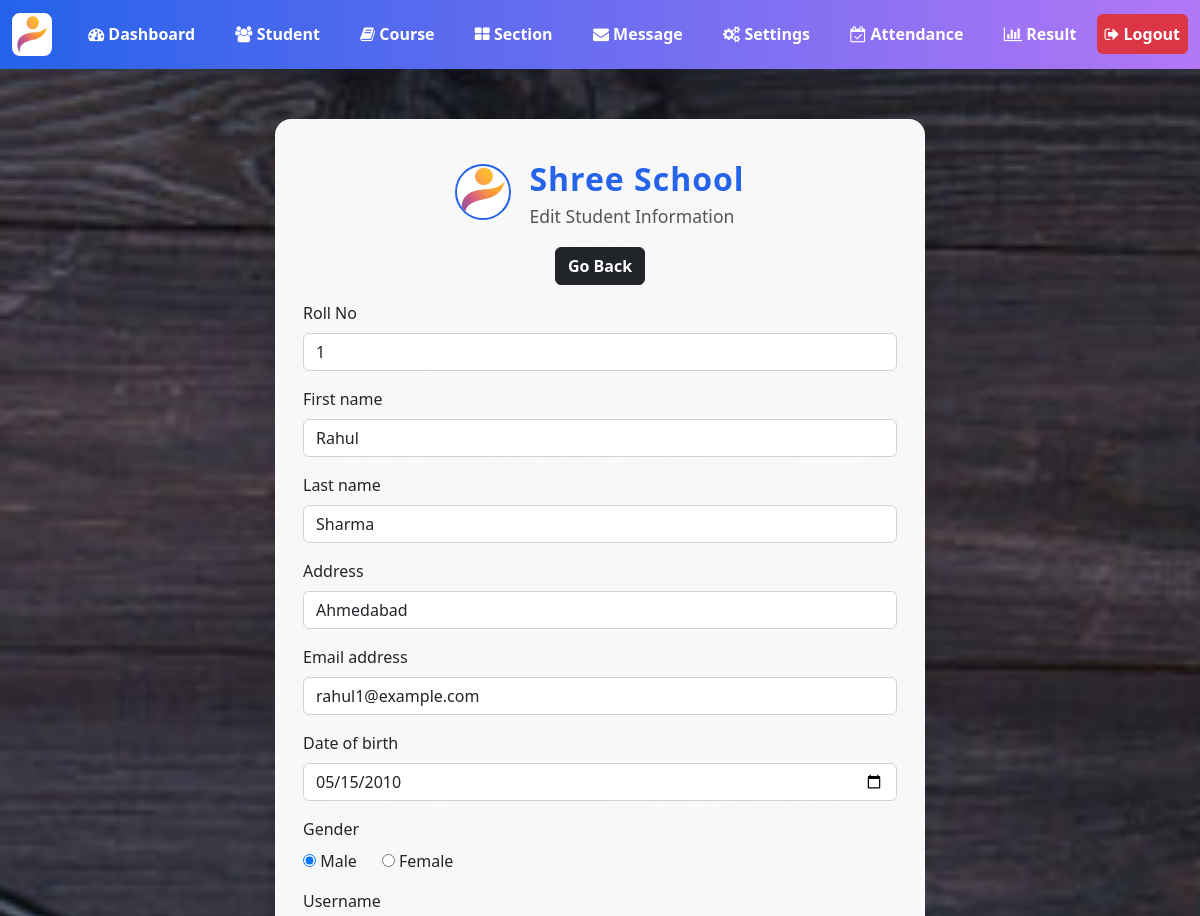
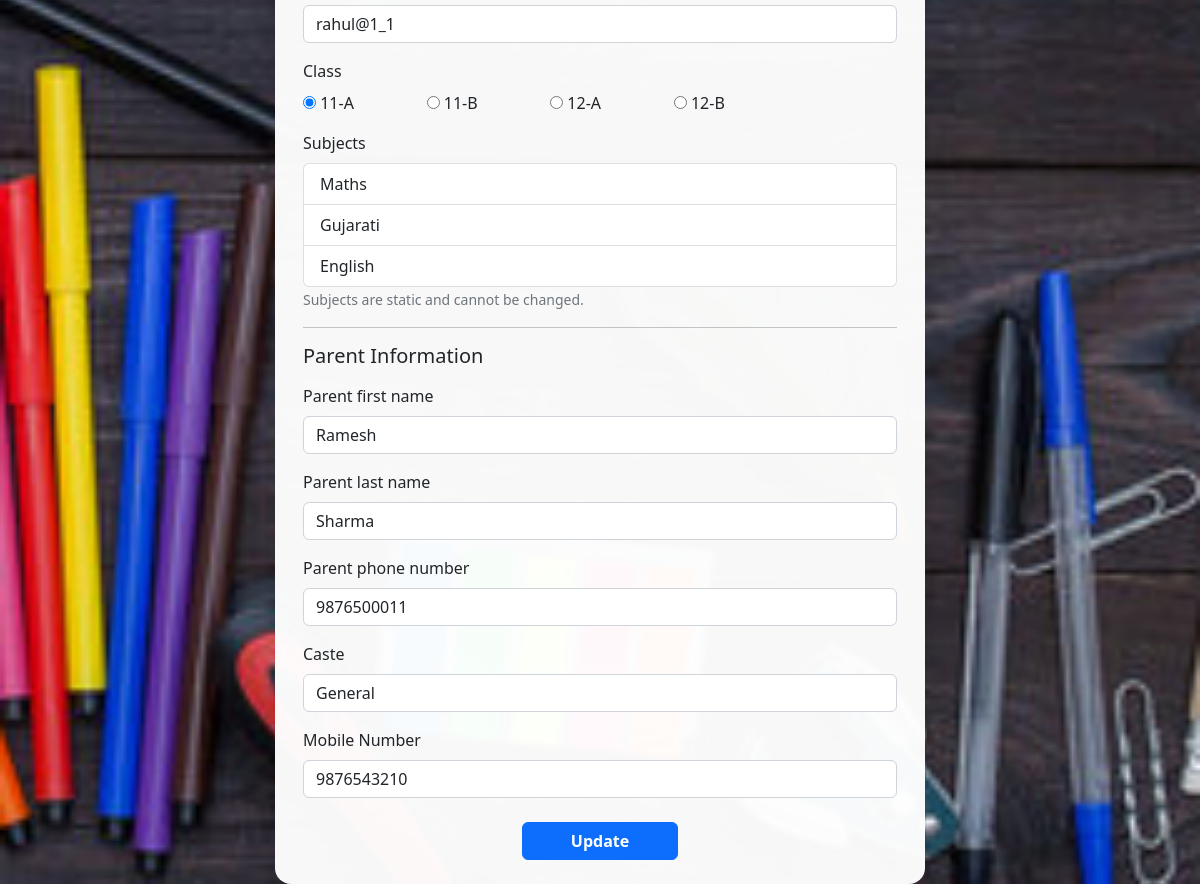
Screenshot of /admin/student-edit.php?student_id=1 (signed in) with the database file from the repository (2 pictures, top to bottom).
### tables this page shows
CREATE TABLE `students` (
  `student_id` int(11) NOT NULL,
  `roll_no` varchar(20) DEFAULT NULL,
  `username` varchar(127) NOT NULL,
  `password` varchar(255) NOT NULL,
  `fname` varchar(127) NOT NULL,
  `lname` varchar(255) NOT NULL,
  `section` int(11) NOT NULL,
  `address` varchar(31) NOT NULL,
  `gender` varchar(7) NOT NULL,
  `caste` varchar(127) NOT NULL,
  `mobile_number` varchar(20) NOT NULL,
  `email_address` varchar(255) NOT NULL,
  `date_of_birth` date NOT NULL,
  `date_of_joined` timestamp NULL DEFAULT current_timestamp(),
  `parent_fname` varchar(127) NOT NULL,
  `parent_lname` varchar(127) NOT NULL,
  `parent_phone_number` varchar(31) NOT NULL
);

CREATE TABLE `section` (
  `section_id` int(11) NOT NULL,
  `section` varchar(7) NOT NULL
);

### admin/data/student.php (called while the page is built, shortened)
<?php
function getStudentById($id, $conn){
   $sql = "SELECT * FROM students
           WHERE student_id=?";
   $stmt = $conn->prepare($sql);
   $stmt->execute([$id]);
   if ($stmt->rowCount() == 1) {
     $student = $stmt->fetch();
     return $student;
   }else {
    return 0;
   }
}

### admin/data/section.php (called while the page is built, shortened)
<?php
function getAllSections($conn){
   $sql = "SELECT * FROM section";
   $stmt = $conn->prepare($sql);
   $stmt->execute();
   if ($stmt->rowCount() >= 1) {
     $sections = $stmt->fetchAll();
     return $sections;
   }else {
    return 0;
   }
}

### admin/student-edit.php (the view, shortened to what this page needs)
<?php
if (isset($_SESSION['admin_id']) &&
    isset($_SESSION['role'])     &&
    isset($_GET['student_id'])) {
    if ($_SESSION['role'] == 'Admin') {
       include "../DB_connection.php";
       include "data/student.php";
       include "data/section.php";
       $sections = getAllsections($conn);
       $student_id = $_GET['student_id'];
       $student = getStudentById($student_id, $conn);
 ?>
<!DOCTYPE html>
<html lang="en">
<head>
    <link rel="stylesheet" href="https://cdn.jsdelivr.net/npm/bootstrap@5.2.0/dist/css/bootstrap.min.css">
    <link rel="stylesheet" href="../css/style.css">
    <link rel="stylesheet" href="https://cdnjs.cloudflare.com/ajax/libs/font-awesome/4.7.0/css/font-awesome.min.css">
</head>
<body>
    <?php include "inc/navbar.php"; ?>
    <div class="student-edit-card">
        <div class="school-header">
            <img src="../logo2.png" alt="Shree School Logo">
            <div>
                <div class="school-title">Shree School</div>
                <div style="font-size:1.1rem;color:#555;">Edit Student Information</div>
            </div>
        </div>
        <div class="text-center mb-3">
            <a href="student.php" class="btn btn-dark">Go Back</a>
        </div>
        <form method="post" action="req/student-edit.php">
            <div class="mb-3">
              <label class="form-label">Roll No</label>
              <input type="text" class="form-control" value="<?= htmlspecialchars($student['roll_no']) ?>" name="roll_no" required>
            </div>
            <div class="mb-3">
              <label class="form-label">First name</label>
              <input type="text" class="form-control" value="<?= $student['fname'] ?>" name="fname">
            </div>
            <div class="mb-3">
              <label class="form-label">Last name</label>
              <input type="text" class="form-control" value="<?= $student['lname'] ?>" name="lname">
            </div>
            <div class="mb-3">
              <label class="form-label">Address</label>
              <input type="text" class="form-control" value="<?= $student['address'] ?>" name="address">
            </div>
            <div class="mb-3">
              <label class="form-label">Email address</label>
              <input type="text" class="form-control" value="<?= $student['email_address'] ?>" name="email_address">
            </div>
            <div class="mb-3">
              <label class="form-label">Date of birth</label>
              <input type="date" class="form-control" value="<?= $student['date_of_birth'] ?>" name="date_of_birth">
            </div>
            <div class="mb-3">
              <label class="form-label">Gender</label><br>
              <input type="radio" value="Male" <?php if($student['gender'] == 'Male') echo 'checked';  ?> name="gender"> Male
              &nbsp;&nbsp;&nbsp;&nbsp;
              <input type="radio" value="Female" <?php if($student['gender'] == 'Female') echo 'checked';  ?> name="gender"> Female
            </div>
            <div class="mb-3">
              <label class="form-label">Username</label>
              <input type="text" class="form-control" value="<?= $student['username'] ?>" name="username">
            </div>
            <div class="mb-3">
              <label class="form-label">Class</label>
              <div class="row row-cols-5">
                <?php
                $section_ids = str_split(trim($student['section']));
                foreach ($sections as $section){
                  $checked =0;
                  foreach ($section_ids as $section_id ) {
                    if ($section_id == $section['section_id']) {
                       $checked =1;
                    }
                  }
                ?>
                <div class="col">
                  <input type="radio"
                         name="section"
                         <?php if($checked) echo "checked"; ?>
                         value="<?= $section['section_id'] ?>">
                         <?= $section['section'] ?>
                </div>
                <?php } ?>
              </div>
            </div>
            <div class="mb-3">
              <label class="form-label">Subjects</label>
              <ul class="list-group">
                <li class="list-group-item">Maths</li>
                <li class="list-group-item">Gujarati</li>
                <li class="list-group-item">English</li>
              </ul>
              <small class="text-muted">Subjects are static and cannot be changed.</small>
            </div>
            <hr>
            <h5 class="mb-3">Parent Information</h5>
            <div class="mb-3">
              <label class="form-label">Parent first name</label>
              <input type="text" class="form-control" value="<?= $student['parent_fname'] ?>" name="parent_fname">
            </div>
            <div class="mb-3">
              <label class="form-label">Parent last name</label>
              <input type="text" class="form-control" value="<?= $student['parent_lname'] ?>" name="parent_lname">
            </div>
            <div class="mb-3">
              <label class="form-label">Parent phone number</label>
              <input type="text" class="form-control" value="<?= $student['parent_phone_number'] ?>" name="parent_phone_number">
            </div>
            <div class="mb-3">
              <label class="form-label">Caste</label>
              <input type="text" name="caste" class="form-control" value="<?= htmlspecialchars($student['caste']) ?>" required>
            </div>
            <div class="mb-3">
              <label class="form-label">Mobile Number</label>
              <input type="text" name="mobile_number" class="form-control" value="<?= htmlspecialchars($student['mobile_number']) ?>" required>
            </div>
            <div class="text-center mt-4">
              <button type="submit" class="btn btn-primary px-5">Update</button>
            </div>
        </form>
    </div>
</body>
</html>
<?php
  }else {
    header("Location: student.php");
    exit;
  }
}else {
    header("Location: student.php");
    exit;
}
?>

### admin/student-edit.php (style rules this page uses)
body { background: url('../img/back.jpg') no-repeat center center fixed; background-size: cover; font-family: 'Segoe UI', Arial, sans-serif; }
.student-edit-card { background: rgba(255,255,255,0.97); border-radius: 16px; box-shadow: 0 4px 24px rgba(0,0,0,0.10); padding: 36px 28px 24px 28px; max-width: 650px; margin: 50px auto 0 auto; }
.school-header { display: flex; align-items: center; justify-content: center; gap: 18px; margin-bottom: 18px; }
.school-header img { height: 56px; width: 56px; border-radius: 50%; border: 2px solid #2563eb; background: #fff; }
.school-title { font-size: 2rem; font-weight: 700; color: #2563eb; letter-spacing: 1px; }
.btn-dark, .btn-primary { font-weight: 600; }

### rows the page displays
students: roll_no "1", fname "Rahul", lname "Sharma", address "Ahmedabad", email_address "rahul1@example.com", date_of_birth "05/15/2010", gender "☑", username "rahul@1_1", section "☑", parent_fname "Ramesh", parent_lname "Sharma", parent_phone_number "9876500011", caste "General", mobile_number "9876543210"
section: section "11-A"
section: section "11-B"
section: section "12-A"
section: section "12-B"
